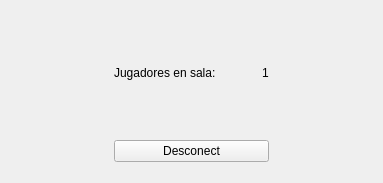
<?xml version="1.0" encoding="UTF-8"?>
<ui version="4.0">
 <class>WaitRoom</class>
 <widget class="QWidget" name="WaitRoom">
  <property name="geometry">
   <rect>
    <x>0</x>
    <y>0</y>
    <width>383</width>
    <height>183</height>
   </rect>
  </property>
  <property name="windowTitle">
   <string>Form</string>
  </property>
  <layout class="QGridLayout" name="gridLayout">
   <item row="0" column="0">
    <layout class="QHBoxLayout" name="horizontalLayout_2">
     <item>
      <spacer name="horizontalSpacer_2">
       <property name="orientation">
        <enum>Qt::Horizontal</enum>
       </property>
       <property name="sizeHint" stdset="0">
        <size>
         <width>40</width>
         <height>20</height>
        </size>
       </property>
      </spacer>
     </item>
     <item>
      <layout class="QVBoxLayout" name="verticalLayout">
       <item>
        <spacer name="verticalSpacer_2">
         <property name="orientation">
          <enum>Qt::Vertical</enum>
         </property>
         <property name="sizeHint" stdset="0">
          <size>
           <width>20</width>
           <height>40</height>
          </size>
         </property>
        </spacer>
       </item>
       <item>
        <layout class="QHBoxLayout" name="horizontalLayout">
         <item>
          <widget class="QLabel" name="label">
           <property name="text">
            <string>Jugadores en sala:</string>
           </property>
          </widget>
         </item>
         <item>
          <spacer name="horizontalSpacer">
           <property name="orientation">
            <enum>Qt::Horizontal</enum>
           </property>
           <property name="sizeHint" stdset="0">
            <size>
             <width>40</width>
             <height>20</height>
            </size>
           </property>
          </spacer>
         </item>
         <item>
          <widget class="QLabel" name="jugadores">
           <property name="text">
            <string>1</string>
           </property>
           <property name="alignment">
            <set>Qt::AlignCenter</set>
           </property>
          </widget>
         </item>
        </layout>
       </item>
       <item>
        <spacer name="verticalSpacer">
         <property name="orientation">
          <enum>Qt::Vertical</enum>
         </property>
         <property name="sizeHint" stdset="0">
          <size>
           <width>20</width>
           <height>40</height>
          </size>
         </property>
        </spacer>
       </item>
       <item>
        <widget class="QPushButton" name="pushButton">
         <property name="text">
          <string>Desconect</string>
         </property>
        </widget>
       </item>
       <item>
        <spacer name="verticalSpacer_3">
         <property name="orientation">
          <enum>Qt::Vertical</enum>
         </property>
         <property name="sizeType">
          <enum>QSizePolicy::Fixed</enum>
         </property>
         <property name="sizeHint" stdset="0">
          <size>
           <width>20</width>
           <height>10</height>
          </size>
         </property>
        </spacer>
       </item>
      </layout>
     </item>
     <item>
      <spacer name="horizontalSpacer_3">
       <property name="orientation">
        <enum>Qt::Horizontal</enum>
       </property>
       <property name="sizeType">
        <enum>QSizePolicy::Expanding</enum>
       </property>
       <property name="sizeHint" stdset="0">
        <size>
         <width>40</width>
         <height>20</height>
        </size>
       </property>
      </spacer>
     </item>
    </layout>
   </item>
  </layout>
 </widget>
 <resources/>
 <connections/>
</ui>
